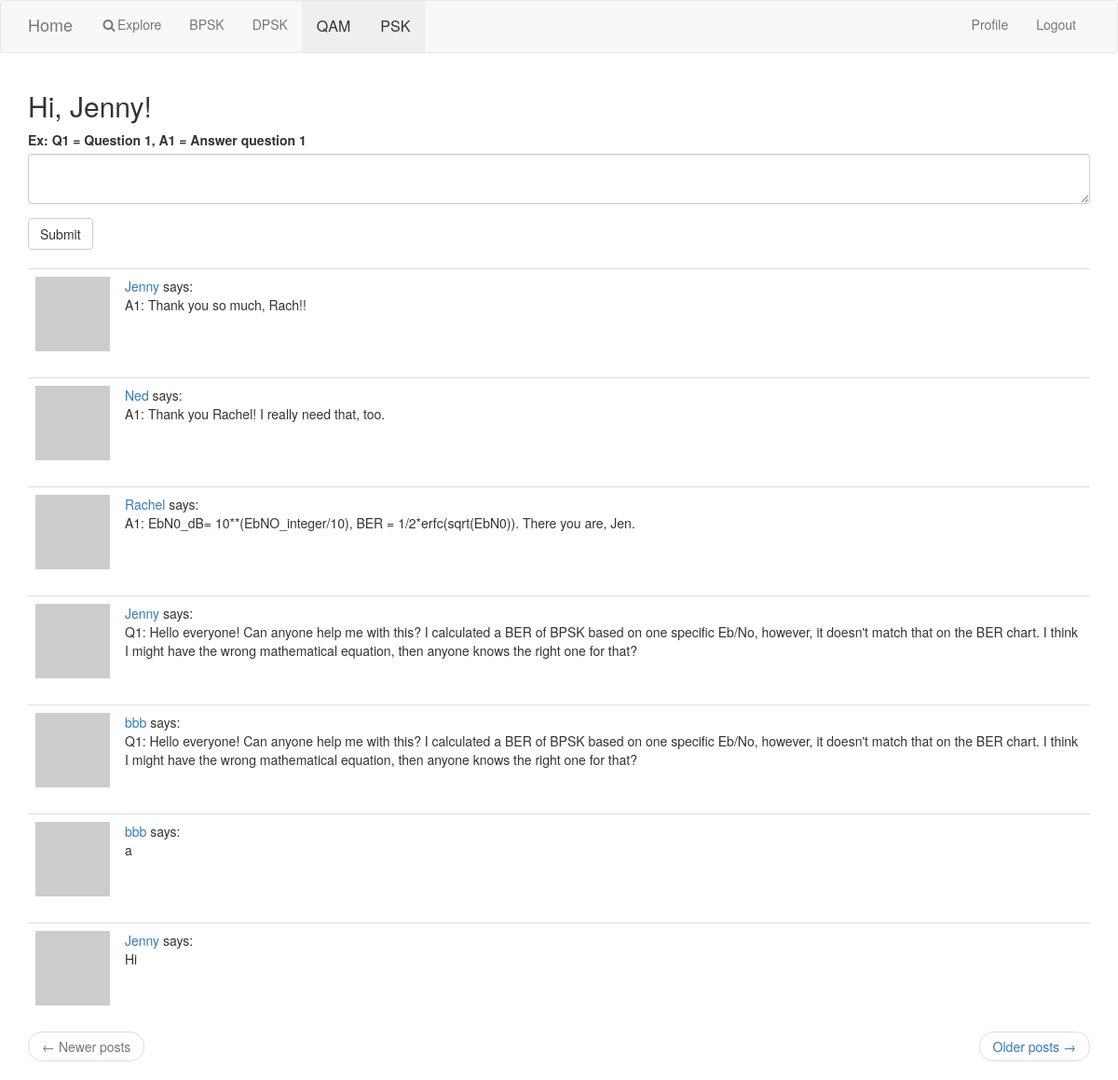
The page /explore (signed in) on the database its author committed.
### app/models.py (models this page shows, shortened)
class User(UserMixin, db.Model):
    id = db.Column(db.Integer, primary_key=True)
    username = db.Column(db.String(64), index=True, unique=True)
    email = db.Column(db.String(120), index=True, unique=True)
    password_hash = db.Column(db.String(128))
    posts = db.relationship('Post', backref='author', lazy='dynamic')
    says = db.relationship('Say', backref='author', lazy='dynamic')
    about_me = db.Column(db.String(140))
    last_seen = db.Column(db.DateTime, default=datetime.utcnow)
    followed = db.relationship(
        'User', secondary=followers,
        primaryjoin=(followers.c.follower_id == id),
        secondaryjoin=(followers.c.followed_id == id),
        backref=db.backref('followers', lazy='dynamic'), lazy='dynamic')
    def avatar(self, size):
        digest = md5(self.email.lower().encode('utf-8')).hexdigest()
        return 'https://www.gravatar.com/avatar/{}?d=identicon&s={}'.format(
            digest, size)

class Say(db.Model):
    id = db.Column(db.Integer, primary_key=True)
    body = db.Column(db.String(140))
    timestamp = db.Column(db.DateTime, index=True, default=datetime.utcnow)
    user_id = db.Column(db.Integer, db.ForeignKey('user.id'))

### app/routes.py (the view)
@app.route('/explore', methods=['GET', 'POST'])
@login_required
def explore():
    form = SayForm()
    if form.validate_on_submit():
        say = Say(body=form.say.data, author=current_user)
        db.session.add(say)
        db.session.commit()
        flash('Your post is now live!')
        return redirect(url_for('explore'))
    page = request.args.get('page', 1, type=int)
    says = Say.query.order_by(Say.timestamp.desc()).paginate(
        page, app.config['SAYS_PER_PAGE'], False)
    next_url = url_for('explore', page=says.next_num) \
        if says.has_next else None
    prev_url = url_for('explore', page=says.prev_num) \
        if says.has_prev else None
    return render_template('explore.html', title='Explore', form=form,
                           says=says.items, next_url=next_url,
                           prev_url=prev_url)

### app/forms.py
class SayForm(FlaskForm):
    say = TextAreaField('Ex: Q1 = Question 1, A1 = Answer question 1', validators=[
        DataRequired(), Length(min=1, max=500)])
    submit = SubmitField('Submit')

### app/models.py (called while the page is built)
@login.user_loader
def load_user(id):
    return User.query.get(int(id))

### app/routes.py (called while the page is built)
@app.before_request
def before_request():
    if current_user.is_authenticated:
        current_user.last_seen = datetime.utcnow()
        db.session.commit()
    g.locale = str(get_locale())

### app/templates/explore.html
{% extends "base.html" %}
{% import 'bootstrap/wtf.html' as wtf %}
{% block app_content %}
    <h2>Hi, {{ current_user.username }}!</h2>
    {% if form %}
    {{ wtf.quick_form(form) }}
    <br>
    {% endif %}
    {% for say in says %}
        {% include '_say.html' %}
    {% endfor %}
    <nav aria-label="...">
        <ul class="pager">
            <li class="previous{% if not prev_url %} disabled{% endif %}">
                <a href="{{ prev_url or '#' }}">
                    <span aria-hidden="true">&larr;</span> Newer posts
                </a>
            </li>
            <li class="next{% if not next_url %} disabled{% endif %}">
                <a href="{{ next_url or '#' }}">
                    Older posts <span aria-hidden="true">&rarr;</span>
                </a>
            </li>
        </ul>
    </nav>
{% endblock %}

### app/templates/_say.html
    <table class="table table-hover">
        <tr>
            <td width="70px">
                <a href="{{ url_for('user', username=say.author.username) }}">
                    <img src="{{ say.author.avatar(70) }}" />
                </a>
            </td>
            <td>
                <a href="{{ url_for('user', username=say.author.username) }}">
                    {{ say.author.username }}
                </a>
                says:
                <br>
                {{ say.body }}
            </td>
        </tr>
    </table>

### rows shown on the page
User: username "Jenny"
Say: author.username "Jenny", body "A1: Thank you so much, Rach!!"
Say: author.username "Ned", body "A1: Thank you Rachel! I really need that, too."
Say: author.username "Rachel", body "A1: EbN0_dB= 10**(EbNO_integer/10), BER = 1/2*erfc(sqrt(EbN0)). There you are, Jen."
Say: author.username "Jenny", body "Q1: Hello everyone! Can anyone help me with this? I calculated a BER of BPSK based on one specific Eb/No, however, it doesn't match that on the BER chart. I think I might have the wrong mathematical equation, then anyone knows the right one for that?"
Say: author.username "bbb", body "Q1: Hello everyone! Can anyone help me with this? I calculated a BER of BPSK based on one specific Eb/No, however, it doesn't match that on the BER chart. I think I might have the wrong mathematical equation, then anyone knows the right one for that?"
Say: author.username "bbb", body "a"
Say: author.username "Jenny", body "Hi"
